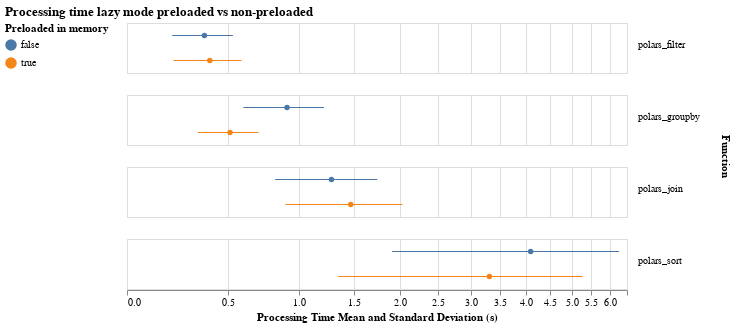

This figure's notebook cell:
### Markdown cell above
## Lazy preloaded vs non-preloaded

### Code cell
plot_pretty_boxplot(
    df,
    field="preload",
    title="Processing time lazy mode preloaded vs non-preloaded",
    filename="lazy-preloaded-vs-non-preloaded.png",
    filter="lazy",
    legend_title="Preloaded in memory",
    height=50,
    width=500
)

### Figure 1 — Vega-Lite specification as saved in the notebook (floating-point values rounded to 4 significant figures; data arrays with more than 128 entries replaced by an {"elided": "..."} marker saying what was removed)
{"usermeta": {"embedOptions": {"theme": "carbong10"}}, "config": {"view": {"continuousWidth": 300, "continuousHeight": 300}}, "data": {"name": "data-f5e2bbb31fec187a0066ad9573b04a37"}, "facet": {"row": {"field": "func", "header": {"labelAlign": "right", "labelAngle": 0, "labelBaseline": "alphabetic", "orient": "right", "titleFontWeight": "bold"}, "title": "Function", "type": "nominal"}}, "spec": {"layer": [{"mark": {"type": "point", "filled": true}, "encoding": {"color": {"field": "preload", "legend": {"orient": "left"}, "title": "Preloaded in memory", "type": "nominal"}, "x": {"aggregate": "mean", "field": "duration", "scale": {"type": "symlog"}, "title": "Processing Time Mean and Standard Deviation (s)", "type": "quantitative"}, "y": {"axis": null, "field": "preload", "type": "nominal"}}}, {"mark": {"type": "errorbar"}, "encoding": {"color": {"field": "preload", "type": "nominal"}, "x": {"aggregate": "stdev", "field": "duration", "scale": {"type": "symlog"}, "title": "", "type": "quantitative"}, "y": {"axis": null, "field": "preload", "type": "nominal"}}}], "height": 50, "width": 500}, "title": {"text": "Processing time lazy mode preloaded vs non-preloaded", "subtitle": ""}, "transform": [{"filter": "datum.lazy"}], "$schema": "https://vega.github.io/schema/vega-lite/v5.20.1.json", "datasets": {"data-f5e2bbb31fec187a0066ad9573b04a37": {"elided": "168 records"}}}
